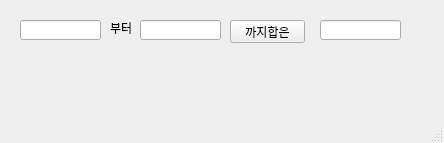
<?xml version="1.0" encoding="UTF-8"?>
<ui version="4.0">
 <class>MainWindow</class>
 <widget class="QMainWindow" name="MainWindow">
  <property name="geometry">
   <rect>
    <x>0</x>
    <y>0</y>
    <width>444</width>
    <height>143</height>
   </rect>
  </property>
  <property name="windowTitle">
   <string>MainWindow</string>
  </property>
  <widget class="QWidget" name="centralwidget">
   <widget class="QLabel" name="lbl">
    <property name="geometry">
     <rect>
      <x>110</x>
      <y>20</y>
      <width>41</width>
      <height>16</height>
     </rect>
    </property>
    <property name="text">
     <string>부터</string>
    </property>
   </widget>
   <widget class="QLineEdit" name="le1">
    <property name="geometry">
     <rect>
      <x>20</x>
      <y>20</y>
      <width>81</width>
      <height>20</height>
     </rect>
    </property>
   </widget>
   <widget class="QLineEdit" name="le2">
    <property name="geometry">
     <rect>
      <x>140</x>
      <y>20</y>
      <width>81</width>
      <height>20</height>
     </rect>
    </property>
   </widget>
   <widget class="QPushButton" name="pb">
    <property name="geometry">
     <rect>
      <x>230</x>
      <y>20</y>
      <width>75</width>
      <height>23</height>
     </rect>
    </property>
    <property name="text">
     <string>까지합은</string>
    </property>
   </widget>
   <widget class="QLineEdit" name="le3">
    <property name="geometry">
     <rect>
      <x>320</x>
      <y>20</y>
      <width>81</width>
      <height>20</height>
     </rect>
    </property>
   </widget>
  </widget>
  <widget class="QMenuBar" name="menubar">
   <property name="geometry">
    <rect>
     <x>0</x>
     <y>0</y>
     <width>444</width>
     <height>21</height>
    </rect>
   </property>
  </widget>
  <widget class="QStatusBar" name="statusbar"/>
 </widget>
 <resources/>
 <connections/>
</ui>
